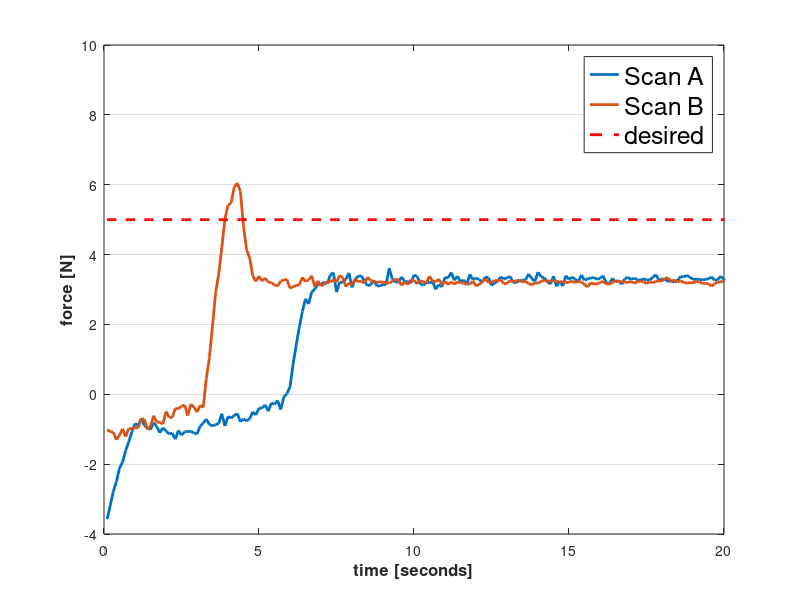

Source code (MATLAB):
%%
clc; clear; close all

curr_dir = pwd;
des_dir = 'robotic_ultrasound';
if sum(curr_dir(end-length(des_dir)+1:end) ~= des_dir)>0
    cd('robotic_ultrasound')    
end

data_raw1 = csvread('data/robot_data_log_02_24.csv');    % scan phantom
data_raw2 = csvread('data/robot_data_log_02_24_1.csv');    % scan phantom

Fz1 = data_raw1(5:end,end-1);
Fz2 = data_raw2(5:end,end-1);
contact_flag1 = data_raw1(5:end,end);
contact_flag2 = data_raw2(5:end,end);

period1S1 = 1;
period1E1 = find(contact_flag1 == 1,1);
period2S1 = find(contact_flag1(period1E1:end) == 0,1) + period1E1;
period2E1 = find(contact_flag1(period2S1:end) == 1,1) + period2S1;
period3S1 = find(contact_flag1(period2E1:end) == 0,1) + period2E1;
period3E1 = find(contact_flag1(period3S1:end) == 1,1) + period3S1;
period4S1 = find(contact_flag1(period3E1:end) == 0,1) + period3E1;
period4E1 = find(contact_flag1(period4S1:end) == 1,1) + period4S1;

period1S2 = 1;
period1E2 = find(contact_flag2 == 1,1);
period2S2 = find(contact_flag2(period1E2:end) == 0,1) + period1E2;
period2E2 = find(contact_flag2(period2S2:end) == 1,1) + period2S2;
period3S2 = find(contact_flag2(period2E2:end) == 0,1) + period2E2;
period3E2 = find(contact_flag2(period3S2:end) == 1,1) + period3S2;
period4S2 = find(contact_flag2(period3E2:end) == 0,1) + period3E2;
period4E2 = find(contact_flag2(period4S2:end) == 1,1) + period4S2;

Fz_desired = 5;
Toffset = 0;
ftime11 = period1E1:period2S1+Toffset;
ftime21 = period2E1:period3S1+Toffset;
ftime31 = period3E1:period4S1+Toffset;
ftime41 = period4E1:length(data_raw1(5:end,1:end-2))-Toffset;

ftime12 = period1E2:period2S2+Toffset;
ftime22 = period2E2:period3S2+Toffset;
ftime32 = period3E2:period4S2+Toffset;
ftime42 = period4E2:length(data_raw2(5:end,1:end-2))-Toffset;

figure
% subplot(1,4,1)
time = 1:min(length(ftime11),length(ftime12));
plot(time./10, Fz1(ftime11(1):ftime11(length(time))),'LineWidth',2);
hold on
plot(time./10, Fz2(ftime12),'LineWidth',2);
plot(time./10, Fz_desired*ones(length(time),1),'--r','LineWidth',2)

set(gca, 'YGrid', 'on', 'XGrid', 'off')
xlabel('time [seconds]','fontweight','bold','fontsize',12)
ylabel('force [N]','fontweight','bold','fontsize',12)
xlim([0 20])
ylim([-4 10])
% title('scan healthy part')
% title('scan COVID-infected part')
legend('Scan A','Scan B','desired','FontSize',18)
set(get(gca, 'XAxis'),'fontsize',16);
set(get(gca, 'YAxis'),'fontsize',16);
% axis equal
